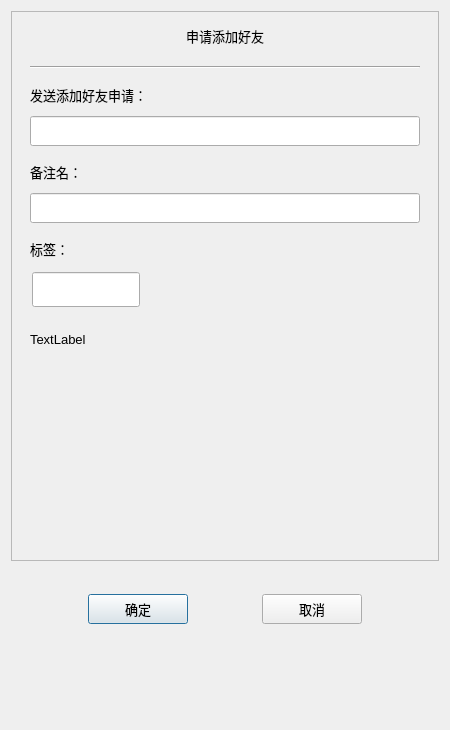
<?xml version="1.0" encoding="UTF-8"?>
<ui version="4.0">
 <class>ApplyFriend</class>
 <widget class="QDialog" name="ApplyFriend">
  <property name="geometry">
   <rect>
    <x>0</x>
    <y>0</y>
    <width>450</width>
    <height>730</height>
   </rect>
  </property>
  <property name="minimumSize">
   <size>
    <width>450</width>
    <height>730</height>
   </size>
  </property>
  <property name="maximumSize">
   <size>
    <width>450</width>
    <height>730</height>
   </size>
  </property>
  <property name="windowTitle">
   <string>Dialog</string>
  </property>
  <layout class="QVBoxLayout" name="verticalLayout">
   <item>
    <widget class="QScrollArea" name="scrollArea">
     <property name="minimumSize">
      <size>
       <width>0</width>
       <height>550</height>
      </size>
     </property>
     <property name="widgetResizable">
      <bool>true</bool>
     </property>
     <widget class="QWidget" name="scrollcontent">
      <property name="geometry">
       <rect>
        <x>0</x>
        <y>0</y>
        <width>436</width>
        <height>548</height>
       </rect>
      </property>
      <layout class="QVBoxLayout" name="verticalLayout_2">
       <item>
        <widget class="QLabel" name="apply_lb">
         <property name="minimumSize">
          <size>
           <width>0</width>
           <height>30</height>
          </size>
         </property>
         <property name="maximumSize">
          <size>
           <width>16777215</width>
           <height>30</height>
          </size>
         </property>
         <property name="font">
          <font>
           <family>Arial</family>
           <pointsize>10</pointsize>
          </font>
         </property>
         <property name="text">
          <string>申请添加好友</string>
         </property>
         <property name="alignment">
          <set>Qt::AlignCenter</set>
         </property>
        </widget>
       </item>
       <item>
        <widget class="QWidget" name="apply_wid" native="true">
         <layout class="QVBoxLayout" name="verticalLayout_3">
          <item>
           <widget class="Line" name="line">
            <property name="orientation">
             <enum>Qt::Horizontal</enum>
            </property>
           </widget>
          </item>
          <item>
           <widget class="QLabel" name="label">
            <property name="minimumSize">
             <size>
              <width>0</width>
              <height>35</height>
             </size>
            </property>
            <property name="maximumSize">
             <size>
              <width>16777215</width>
              <height>30</height>
             </size>
            </property>
            <property name="font">
             <font>
              <family>Arial</family>
              <pointsize>10</pointsize>
             </font>
            </property>
            <property name="text">
             <string>发送添加好友申请：</string>
            </property>
           </widget>
          </item>
          <item>
           <widget class="QLineEdit" name="name_ed">
            <property name="minimumSize">
             <size>
              <width>0</width>
              <height>30</height>
             </size>
            </property>
           </widget>
          </item>
          <item>
           <widget class="QLabel" name="label_2">
            <property name="minimumSize">
             <size>
              <width>0</width>
              <height>35</height>
             </size>
            </property>
            <property name="maximumSize">
             <size>
              <width>16777215</width>
              <height>30</height>
             </size>
            </property>
            <property name="font">
             <font>
              <family>Arial</family>
              <pointsize>10</pointsize>
             </font>
            </property>
            <property name="text">
             <string>备注名：</string>
            </property>
           </widget>
          </item>
          <item>
           <widget class="CustomizeEdit" name="back_ed">
            <property name="minimumSize">
             <size>
              <width>0</width>
              <height>30</height>
             </size>
            </property>
           </widget>
          </item>
          <item>
           <widget class="QLabel" name="label_3">
            <property name="minimumSize">
             <size>
              <width>0</width>
              <height>35</height>
             </size>
            </property>
            <property name="maximumSize">
             <size>
              <width>16777215</width>
              <height>30</height>
             </size>
            </property>
            <property name="font">
             <font>
              <family>Arial</family>
              <pointsize>10</pointsize>
             </font>
            </property>
            <property name="text">
             <string>标签：</string>
            </property>
           </widget>
          </item>
          <item>
           <widget class="QWidget" name="lb_grou_wid" native="true">
            <property name="minimumSize">
             <size>
              <width>0</width>
              <height>60</height>
             </size>
            </property>
            <property name="maximumSize">
             <size>
              <width>16777215</width>
              <height>16777215</height>
             </size>
            </property>
            <layout class="QVBoxLayout" name="verticalLayout_4">
             <property name="spacing">
              <number>0</number>
             </property>
             <property name="leftMargin">
              <number>0</number>
             </property>
             <property name="topMargin">
              <number>0</number>
             </property>
             <property name="rightMargin">
              <number>0</number>
             </property>
             <property name="bottomMargin">
              <number>0</number>
             </property>
             <item>
              <widget class="QWidget" name="gridWidget" native="true">
               <property name="minimumSize">
                <size>
                 <width>0</width>
                 <height>50</height>
                </size>
               </property>
               <widget class="CustomizeEdit" name="lb_ed">
                <property name="geometry">
                 <rect>
                  <x>2</x>
                  <y>2</y>
                  <width>108</width>
                  <height>35</height>
                 </rect>
                </property>
                <property name="minimumSize">
                 <size>
                  <width>0</width>
                  <height>30</height>
                 </size>
                </property>
                <property name="maximumSize">
                 <size>
                  <width>16777215</width>
                  <height>40</height>
                 </size>
                </property>
               </widget>
              </widget>
             </item>
             <item>
              <widget class="QWidget" name="input_tip_wid" native="true">
               <property name="minimumSize">
                <size>
                 <width>0</width>
                 <height>40</height>
                </size>
               </property>
               <property name="maximumSize">
                <size>
                 <width>16777215</width>
                 <height>40</height>
                </size>
               </property>
               <layout class="QVBoxLayout" name="verticalLayout_5">
                <property name="spacing">
                 <number>0</number>
                </property>
                <property name="leftMargin">
                 <number>0</number>
                </property>
                <property name="topMargin">
                 <number>0</number>
                </property>
                <property name="rightMargin">
                 <number>0</number>
                </property>
                <property name="bottomMargin">
                 <number>0</number>
                </property>
                <item>
                 <widget class="ClickedOnceLabel" name="tip_lb">
                  <property name="minimumSize">
                   <size>
                    <width>0</width>
                    <height>35</height>
                   </size>
                  </property>
                  <property name="maximumSize">
                   <size>
                    <width>16777215</width>
                    <height>35</height>
                   </size>
                  </property>
                  <property name="font">
                   <font>
                    <family>Arial</family>
                    <pointsize>10</pointsize>
                   </font>
                  </property>
                  <property name="text">
                   <string>TextLabel</string>
                  </property>
                 </widget>
                </item>
               </layout>
              </widget>
             </item>
            </layout>
           </widget>
          </item>
          <item>
           <widget class="QWidget" name="widget" native="true">
            <property name="minimumSize">
             <size>
              <width>60</width>
              <height>0</height>
             </size>
            </property>
            <property name="maximumSize">
             <size>
              <width>16777215</width>
              <height>16777215</height>
             </size>
            </property>
            <layout class="QHBoxLayout" name="horizontalLayout_2">
             <property name="spacing">
              <number>7</number>
             </property>
             <property name="leftMargin">
              <number>0</number>
             </property>
             <property name="topMargin">
              <number>0</number>
             </property>
             <property name="rightMargin">
              <number>0</number>
             </property>
             <property name="bottomMargin">
              <number>0</number>
             </property>
             <item>
              <widget class="QWidget" name="lb_list" native="true">
               <property name="minimumSize">
                <size>
                 <width>287</width>
                 <height>50</height>
                </size>
               </property>
               <property name="maximumSize">
                <size>
                 <width>287</width>
                 <height>16777215</height>
                </size>
               </property>
              </widget>
             </item>
             <item>
              <widget class="QWidget" name="more_lb_wid" native="true">
               <property name="minimumSize">
                <size>
                 <width>38</width>
                 <height>0</height>
                </size>
               </property>
               <property name="maximumSize">
                <size>
                 <width>38</width>
                 <height>16777215</height>
                </size>
               </property>
               <layout class="QVBoxLayout" name="verticalLayout_6">
                <property name="spacing">
                 <number>0</number>
                </property>
                <property name="leftMargin">
                 <number>0</number>
                </property>
                <property name="topMargin">
                 <number>0</number>
                </property>
                <property name="rightMargin">
                 <number>0</number>
                </property>
                <property name="bottomMargin">
                 <number>0</number>
                </property>
                <item>
                 <spacer name="verticalSpacer_3">
                  <property name="orientation">
                   <enum>Qt::Vertical</enum>
                  </property>
                  <property name="sizeHint" stdset="0">
                   <size>
                    <width>20</width>
                    <height>40</height>
                   </size>
                  </property>
                 </spacer>
                </item>
                <item>
                 <widget class="ClickedOnceLabel" name="more_lb">
                  <property name="minimumSize">
                   <size>
                    <width>32</width>
                    <height>32</height>
                   </size>
                  </property>
                  <property name="maximumSize">
                   <size>
                    <width>32</width>
                    <height>32</height>
                   </size>
                  </property>
                  <property name="text">
                   <string/>
                  </property>
                 </widget>
                </item>
                <item>
                 <spacer name="verticalSpacer_4">
                  <property name="orientation">
                   <enum>Qt::Vertical</enum>
                  </property>
                  <property name="sizeHint" stdset="0">
                   <size>
                    <width>20</width>
                    <height>40</height>
                   </size>
                  </property>
                 </spacer>
                </item>
               </layout>
              </widget>
             </item>
            </layout>
           </widget>
          </item>
         </layout>
        </widget>
       </item>
      </layout>
     </widget>
    </widget>
   </item>
   <item>
    <spacer name="verticalSpacer_2">
     <property name="orientation">
      <enum>Qt::Vertical</enum>
     </property>
     <property name="sizeType">
      <enum>QSizePolicy::Fixed</enum>
     </property>
     <property name="sizeHint" stdset="0">
      <size>
       <width>20</width>
       <height>10</height>
      </size>
     </property>
    </spacer>
   </item>
   <item>
    <widget class="QWidget" name="apply_sure_wid" native="true">
     <property name="minimumSize">
      <size>
       <width>0</width>
       <height>65</height>
      </size>
     </property>
     <layout class="QHBoxLayout" name="horizontalLayout">
      <item>
       <spacer name="horizontalSpacer">
        <property name="orientation">
         <enum>Qt::Horizontal</enum>
        </property>
        <property name="sizeHint" stdset="0">
         <size>
          <width>67</width>
          <height>20</height>
         </size>
        </property>
       </spacer>
      </item>
      <item>
       <widget class="ClickedBtn" name="sure_btn">
        <property name="minimumSize">
         <size>
          <width>100</width>
          <height>30</height>
         </size>
        </property>
        <property name="font">
         <font>
          <family>Arial</family>
          <pointsize>10</pointsize>
         </font>
        </property>
        <property name="text">
         <string>确定</string>
        </property>
       </widget>
      </item>
      <item>
       <spacer name="horizontalSpacer_2">
        <property name="orientation">
         <enum>Qt::Horizontal</enum>
        </property>
        <property name="sizeHint" stdset="0">
         <size>
          <width>67</width>
          <height>20</height>
         </size>
        </property>
       </spacer>
      </item>
      <item>
       <widget class="ClickedBtn" name="cancel_btn">
        <property name="minimumSize">
         <size>
          <width>100</width>
          <height>30</height>
         </size>
        </property>
        <property name="font">
         <font>
          <family>Arial</family>
          <pointsize>10</pointsize>
         </font>
        </property>
        <property name="text">
         <string>取消</string>
        </property>
       </widget>
      </item>
      <item>
       <spacer name="horizontalSpacer_3">
        <property name="orientation">
         <enum>Qt::Horizontal</enum>
        </property>
        <property name="sizeHint" stdset="0">
         <size>
          <width>67</width>
          <height>20</height>
         </size>
        </property>
       </spacer>
      </item>
     </layout>
    </widget>
   </item>
   <item>
    <spacer name="verticalSpacer">
     <property name="orientation">
      <enum>Qt::Vertical</enum>
     </property>
     <property name="sizeHint" stdset="0">
      <size>
       <width>20</width>
       <height>40</height>
      </size>
     </property>
    </spacer>
   </item>
  </layout>
 </widget>
 <customwidgets>
  <customwidget>
   <class>ClickedBtn</class>
   <extends>QPushButton</extends>
   <header location="global">clickedbtn.h</header>
  </customwidget>
  <customwidget>
   <class>CustomizeEdit</class>
   <extends>QLineEdit</extends>
   <header location="global">customizeedit.h</header>
  </customwidget>
  <customwidget>
   <class>ClickedOnceLabel</class>
   <extends>QLabel</extends>
   <header location="global">clickedoncelabel.h</header>
  </customwidget>
 </customwidgets>
 <resources/>
 <connections/>
</ui>
